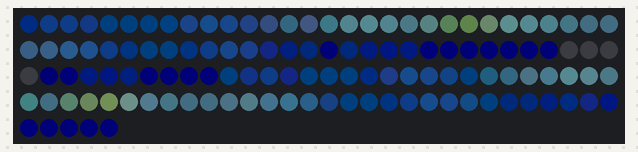
The sketch below on a simulated Arduino Uno, built with avr-gcc and run on an emulated ATmega328P. Parts: 125 RGB LEDs in strip order, left to right, continuing on the next row. Dim RGB values are drawn brighter than linear; random numbers use the default seed unless the sketch sets one.

Above: at 0.81 s.
At 3.34 s:
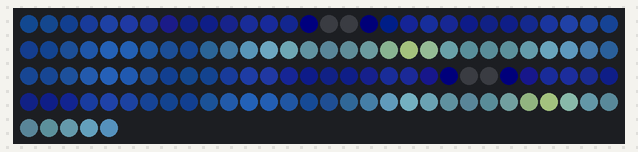
At 7.04 s:
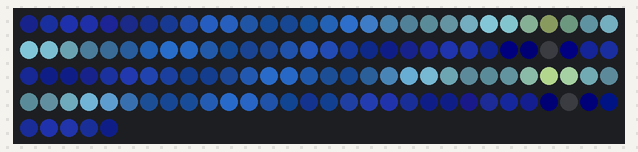
At 10.09 s:
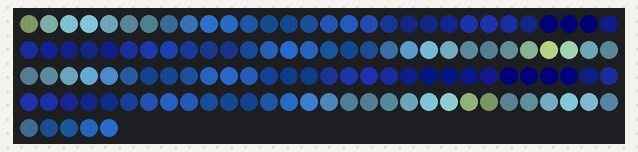
At 11.92 s:
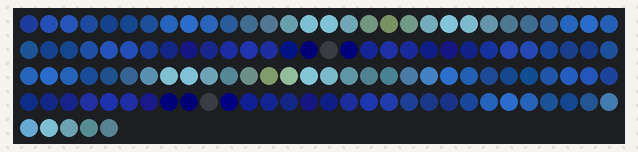
At 14.36 s:
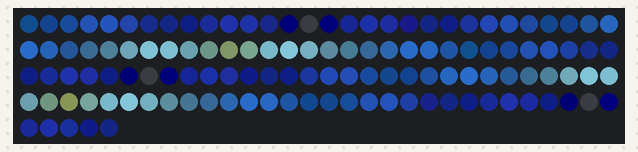

The sketch:

daphnefriendscarf.ino
```cpp
#include "FastLED.h"
#include "palettes.h"
#include "structs.h"


DeckSettings deckSettingsA;
DeckSettings deckSettingsB;
DeckSettings* deckSettingsAll[] = {&deckSettingsA, &deckSettingsB};

typedef void (*FP)(CRGB*, DeckSettings*);

// Use qsuba for smooth pixel colouring and qsubd for non-smooth pixel colouring
#define qsubd(x, b)  ((x>b)?b:0)                              // Digital unsigned subtraction macro. if result <0, then => 0. Otherwise, take on fixed value.
#define qsuba(x, b)  ((x>b)?x-b:0)                            // Analog Unsigned subtraction macro. if result <0, then => 0


#define NUM_LEDS 125
#define LEDS_PIN 3
#define LED_TYPE NEOPIXEL
#define UPDATES_PER_SECOND 60
#define MAX_SATURATION 255
#define BOOTUP_ANIM_DURATION_MS 5000
#define PATTERN_CHANGE_INTERVAL_MS 30000
#define PALETTE_CHANGE_INTERVAL_MS 30000
#define AUTO_CHANGE_PALETTE 1
#define AUTO_PATTERN_CHANGE true
#define GLOBAL_BRIGHTNESS 180

#define VJ_CROSSFADING_ENABLED 1
// make the crossfade take a long time to mix patterns up a lot and get interesting behavior
#define VJ_CROSSFADE_DURATION_MS 10000.0
#define VJ_NUM_DECKS 2
#define VJ_DECK_SWITCH_INTERVAL_MS 15000

/* crossfading global state */
CRGB masterOutput[NUM_LEDS];
CRGB deckA[NUM_LEDS];
CRGB deckB[NUM_LEDS];
float crossfadePosition = 1.0;  // 0.0 is deckA, 1.0 is deckB
int crossfadeDirection = (crossfadePosition == 1.0) ? -1 : 1; // start going B -> A
uint8_t crossfadeInProgress = 0;
unsigned long tLastCrossfade = 0;

unsigned long t_now;                // time now in each loop iteration
unsigned long t_boot;               // time at bootup

TBlendType currentBlending = LINEARBLEND;

#include "effects.h"

void randomPattern(DeckSettings* deck, DeckSettings* otherDeck) {
  uint8_t old = deck->pattern;
  while (deck->pattern == old || deck->pattern == otherDeck->pattern) {
    deck->pattern = random8(0, NUM_PATTERNS);
  }
  deck->tPatternStart = t_now;
}

void randomPalette(DeckSettings* deck, DeckSettings* otherDeck) {
  uint8_t old = deck->palette;
  while (deck->palette == old || deck->palette == otherDeck->palette) {
    deck->palette = random8(0, PALETTES_COUNT);
  }
  deck->currentPalette = palettes[deck->palette];
  deck->tPaletteStart = t_now;
}

// setup() runs once, when the device is first turned on.
void setup() {


  t_now = millis();
  t_boot = t_now;
  tLastCrossfade = t_now;

  deckSettingsA = {
    1,
    0.0,
    0,
    0,
    0,
    palettes[0],
    t_now,
    t_now,
  };
  deckSettingsB = {
    2,
    1.0,
    0,
    0,
    0,
    palettes[0],
    t_now,
    t_now,
  };
  randomPattern(&deckSettingsA, &deckSettingsB);
  randomPalette(&deckSettingsA, &deckSettingsB);
  randomPattern(&deckSettingsB, &deckSettingsA);
  randomPalette(&deckSettingsB, &deckSettingsA);

  // led controller, data pin, clock pin, RGB type (RGB is already defined in particle)
  FastLED.addLeds<LED_TYPE, LEDS_PIN>(masterOutput, NUM_LEDS);
  FastLED.setBrightness(GLOBAL_BRIGHTNESS);
  pattern_clear(masterOutput);
  pattern_clear(deckA);
  pattern_clear(deckB);
  FastLED.show();

}


void loop() {
  t_now = millis();

  // increment pattern every PATTERN_CHANGE_INTERVAL_MS, but not when a deck is active!
  if (AUTO_PATTERN_CHANGE) {
    if (t_now > deckSettingsA.tPatternStart + PATTERN_CHANGE_INTERVAL_MS && !crossfadeInProgress) {
      if (crossfadePosition == 1.0) {
        randomPattern(&deckSettingsA, &deckSettingsB);
      }
    }
    if (t_now > deckSettingsB.tPatternStart + PATTERN_CHANGE_INTERVAL_MS && !crossfadeInProgress) {
      if (crossfadePosition == 0.0) {
        randomPattern(&deckSettingsB, &deckSettingsA);
      }
    }
  }

  // increment palette every PALETTE_CHANGE_INTERVAL_MS, but not when crossfading!
  if (AUTO_CHANGE_PALETTE && !crossfadeInProgress) {
    for (int x = 0; x < VJ_NUM_DECKS ; x++) {
      int xOther = (x == 0) ? 1 : 0;
      DeckSettings* deck = deckSettingsAll[x];
      DeckSettings* otherdeck = deckSettingsAll[xOther];
      if ((deck->crossfadePositionActive != crossfadePosition) &&
          (deck->tPaletteStart + PALETTE_CHANGE_INTERVAL_MS < t_now)) {
        randomPalette(deck, otherdeck);
      }
    }
  }

  //if (t_boot + BOOTUP_ANIM_DURATION_MS > t_now) {
  //  // display a bootup pattern for a bit
  //  pattern_bootup(deckA, &deckSettingsA);
  //  for (int i = 0; i < NUM_LEDS; ++i) {
  //    deckB[i] = deckA[i];
  //  }
  //} else {
  // fill in patterns on both decks! we will crossfade master output later
  // NOTE: only render to a deck if its "visible" through the crossfader
  if ( !VJ_CROSSFADING_ENABLED || crossfadePosition < 1.0 ) {
    patternBank[deckSettingsA.pattern](deckA, &deckSettingsA);
  }
  if ( VJ_CROSSFADING_ENABLED && crossfadePosition > 0 ) {
    patternBank[deckSettingsB.pattern](deckB, &deckSettingsB);
  }
  //}

  // perform crossfading increment if we are mid pattern change
  if (VJ_CROSSFADING_ENABLED) {
    //Serial.printf("%d %d %d\n", t_now, tLastCrossfade + VJ_DECK_SWITCH_INTERVAL_MS, crossfadeInProgress);
    if (t_now > tLastCrossfade + VJ_DECK_SWITCH_INTERVAL_MS && !crossfadeInProgress) {
      // start switching between decks
      crossfadeInProgress = 1;
      tLastCrossfade = t_now;
    }
    if (crossfadeInProgress) {
      float step = (float)1.0 / (VJ_CROSSFADE_DURATION_MS / 1000.0 * UPDATES_PER_SECOND);
      // Serial.printf("fader increment %f %d\n", step, crossfadeDirection);
      crossfadePosition = crossfadePosition + crossfadeDirection * step;

      // is it time to change decks?
      // we are cut over to deck B, break this loop
      if (crossfadePosition > 1.0) {
        crossfadePosition = 1.0;
        crossfadeDirection = -1; // 1->0
        crossfadeInProgress = 0;
      }
      // we are cut over to deck B
      if (crossfadePosition < 0.0) {
        crossfadePosition = 0.0;
        crossfadeDirection = 1;  // 0->1
        crossfadeInProgress = 0;
      }
    }
  }

  // perform crossfading between deckA and deckB, by filling masterOutput
  // FIXME for now, lets just take a linear interpolation between deck a and b
  for (int i = 0; i < NUM_LEDS; ++i) {
    if (VJ_CROSSFADING_ENABLED) {
      masterOutput[i] = deckA[i].lerp8(deckB[i], fract8(255 * crossfadePosition));
    } else {
      masterOutput[i] = deckA[i];
    }
    if (t_now < + BOOTUP_ANIM_DURATION_MS) {
      // ramp intensity up slowly, so we fade in when turning on
      int8_t bri8 = (uint8_t)((t_now * 1.0) / BOOTUP_ANIM_DURATION_MS * 255.0);
      masterOutput[i] = masterOutput[i].fadeToBlackBy(255 - bri8);
    }
  }

  FastLED.setBrightness(GLOBAL_BRIGHTNESS);
  FastLED.show();
  delay(1000.0 / UPDATES_PER_SECOND);
}
```

effects.h
```cpp
/*vars for pattern_phase_shift_palette*/
int wave1 = 0;
void pattern_phase_shift_palette(CRGB* leds, DeckSettings* s) {
  // phase shift
  wave1 += 8;
  int phase2 = beatsin8(7, -64, 64);

  for (int k = 0; k < NUM_LEDS; k++) {
    int phase1 = sin8(3 * k + wave1 / 128);
    int colorIndex = cubicwave8((k) + phase1) / 2 + cos8((k * 3) + phase2) / 2;

    //int bri8 = cubicwave8(t_now/10.0 + k*10.0); // nice pulsy one direction intensity modulator
    // generate undulating intensity phases
    int bri8 = cubicwave8(t_now / 10.0 + cubicwave8(k * 10.0));

    leds[k] = ColorFromPalette(s->currentPalette, colorIndex, bri8, currentBlending);
  }
}

void  pattern_plasma(CRGB* leds, DeckSettings* s) {

  int thisPhase = beatsin8(6, -64, 64);
  int thatPhase = beatsin8(7, -64, 64);

  for (int k = 0; k < NUM_LEDS; k++) {

    int colorIndex = cubicwave8((k * 23) + thisPhase) / 2 + cos8((k * 15) + thatPhase) / 2;
    int thisBright = cubicwave8(t_now / 10.0 + k * 10.0); // nice pulsy one direction intensity modulator
    //int thisBright = qsuba(colorIndex, beatsin8(7,0,96));

    leds[k] = ColorFromPalette(s->currentPalette, colorIndex, thisBright, currentBlending);
  }
}

void pattern_slow_pulse(CRGB* leds, DeckSettings* s) {
  // pick a color, and pulse it
  //uint8_t cBrightness = beatsin8(20, 120, 255);
  uint8_t cHue = beatsin8(4, 0, 255);
  for ( int i = 0; i < NUM_LEDS; i++) {
    int thisBright = cubicwave8(t_now / 10.0 + i * 10.0); // nice pulsy one direction intensity modulator
    CHSV hsv_led = CHSV(cHue, 255, thisBright);
    CRGB rgb_led;
    hsv2rgb_rainbow(hsv_led, rgb_led);
    leds[i] = rgb_led;
  }
}

void pattern_cylon_eye(CRGB* leds, DeckSettings* s) {
  // cylon eye is 4 pixels wide, +/++ base index
  // we map a 60bpm(1s) cycle into 0..num leds-1
  uint8_t h = beatsin8(8, 0, 255);
  CHSV hsv_led = CHSV(h, 255, 255);
  CRGB rgb_led;
  hsv2rgb_rainbow(hsv_led, rgb_led);
  uint8_t mappedIndex = beatsin8(60, 0, NUM_LEDS - 1);
  for (int i = 0; i < NUM_LEDS; ++i) {
    if (mappedIndex == i) {
      leds[i] = rgb_led;
    } else if (addmod8(mappedIndex, 1, 255) == i) {
      leds[i] = rgb_led;
    } else if (addmod8(mappedIndex, 2, 255) == i) {
      leds[i] = rgb_led;
    } else if (addmod8(mappedIndex, 3, 255) == i) {
      leds[i] = rgb_led;
    } else {
      leds[i] = CRGB::Black;
    }
  }
}

void pattern_bootup(CRGB* leds, DeckSettings* s) {
  // ramp intensity up as we boot up. act like we are warming up
  float intensity = (t_now / BOOTUP_ANIM_DURATION_MS) * 255.0;
  uint8_t v = 255;
  if (intensity >= 255.0) {
    v = 255;
  }
  uint8_t baseHue = beatsin8(3, 0, 255);
  uint8_t iHue = 0;
  for (int i = 0; i < NUM_LEDS; ++i) {
    iHue = addmod8(baseHue, 1, 255);
    CHSV hsv_led = CHSV(iHue, 255, v);
    CRGB rgb_led;
    hsv2rgb_rainbow(hsv_led, rgb_led);
    leds[i] = rgb_led;
  }
}

// cycle a rainbow, varying how quickly it rolls around the board
void pattern_rainbow_waves(CRGB* leds, DeckSettings* s) {
  for (int i = 0; i < NUM_LEDS; ++i) {
    uint8_t h = (t_now / 12 + i) % 256;
    CHSV hsv_led = CHSV(h, 255, 255);
    CRGB rgb_led;
    hsv2rgb_rainbow(hsv_led, rgb_led);
    leds[i] = rgb_led;
  }
}

void pattern_clear(CRGB* leds) {
  for ( int i = 0; i < NUM_LEDS; i++) {
    leds[i] = CRGB::Black;
  }
}
void pattern_from_palette(CRGB* leds, DeckSettings* s) {
  uint8_t b = beatsin8(4, 0, 255);
  for ( int i = 0; i < NUM_LEDS; i++) {
    leds[i] = ColorFromPalette(s->currentPalette, s->animationIndex + i + b, 255, currentBlending);
  }
  // slow down progression by 1/3
  if (t_now % 3 == 0) {
    s->animationIndex = addmod8(s->animationIndex, 1, 255);
  }
}

void pattern_brake_light(CRGB* leds, DeckSettings* s) {
  for (int i = 0; i < NUM_LEDS; ++i) {
    leds[i] = CRGB::Red;
  }
}

// NOTE: lifted and tweaked from https://learn.adafruit.com/rainbow-chakra-led-hoodie/the-code
// This function draws color waves with an ever-changing,
// widely-varying set of parameters, using a color palette.
void pattern_palette_waves(CRGB* leds, DeckSettings* s) {
  uint8_t numleds = NUM_LEDS;
  static uint16_t sPseudotime = 0;
  static uint16_t sLastMillis = 0;
  static uint16_t sHue16 = 0;

  //uint8_t sat8 = beatsin88( 87, 220, 250);
  uint8_t brightdepth = beatsin88( 341, 96, 224);
  uint16_t brightnessthetainc16 = beatsin88( 203, (25 * 256), (40 * 256));
  uint8_t msmultiplier = beatsin88(147, 23, 60);

  uint16_t hue16 = sHue16;//gHue * 256;
  uint16_t hueinc16 = beatsin88(113, 300, 1500);

  uint16_t ms = millis();
  uint16_t deltams = ms - sLastMillis ;
  sLastMillis  = ms;
  sPseudotime += deltams * msmultiplier;
  sHue16 += deltams * beatsin88( 400, 5, 9);
  uint16_t brightnesstheta16 = sPseudotime;

  for ( uint16_t i = 0 ; i < numleds; i++) {
    hue16 += hueinc16;
    uint8_t hue8 = hue16 / 256;
    uint16_t h16_128 = hue16 >> 7;
    if ( h16_128 & 0x100) {
      hue8 = 255 - (h16_128 >> 1);
    } else {
      hue8 = h16_128 >> 1;
    }

    brightnesstheta16  += brightnessthetainc16;
    uint16_t b16 = sin16( brightnesstheta16  ) + 32768;

    uint16_t bri16 = (uint32_t)((uint32_t)b16 * (uint32_t)b16) / 65536;
    uint8_t bri8 = (uint32_t)(((uint32_t)bri16) * brightdepth) / 65536;
    bri8 += (255 - brightdepth);

    uint8_t index = hue8;
    index = scale8( index, 240);

    CRGB newcolor = ColorFromPalette(s->currentPalette, index, bri8);

    uint16_t pixelnumber = i;
    pixelnumber = (numleds - 1) - pixelnumber;

    nblend(leds[pixelnumber], newcolor, 128);
  }
}

/** update this with patterns you want to be cycled through **/
#define NUM_PATTERNS sizeof(patternBank) / sizeof(FP)
const FP patternBank[] = {
  &pattern_plasma,
  &pattern_plasma,
  //&pattern_from_palette,
  &pattern_phase_shift_palette,
  &pattern_phase_shift_palette,

  //&pattern_slow_pulse,
  &pattern_palette_waves,
  &pattern_palette_waves,
  //&pattern_rainbow_waves
};
```

palettes.h
```cpp
DEFINE_GRADIENT_PALETTE( Sunset_Real_gp ) {
  0, 120,  0,  0,
  22, 179, 22,  0,
  51, 255, 104,  0,
  85, 167, 22, 18,
  135, 100,  0, 103,
  198,  16,  0, 130,
  255,   0,  0, 160
};

// Gradient palette "bhw2_39_gp", originally from
// http://soliton.vm.bytemark.co.uk/pub/cpt-city/bhw/bhw2/tn/bhw2_39.png.index.html
// converted for FastLED with gammas (2.6, 2.2, 2.5)
// Size: 28 bytes of program space.

DEFINE_GRADIENT_PALETTE( bhw2_39_gp ) {
    0,   2,184,188,
   33,  56, 27,162,
   66,  56, 27,162,
  122, 255,255, 45,
  150, 227, 65,  6,
  201,  67, 13, 27,
  255,  16,  1, 53};


// Gradient palette "bhw2_39a_gp", originally from
// http://soliton.vm.bytemark.co.uk/pub/cpt-city/bhw/bhw2/tn/bhw2_39a.png.index.html
// converted for FastLED with gammas (2.6, 2.2, 2.5)
// Size: 28 bytes of program space.

DEFINE_GRADIENT_PALETTE( bhw2_39a_gp ) {
    0,   2,184,188,
   47,  17, 87,176,
   96,  56, 27,162,
  106,  56, 27,162,
  147,  56, 27,162,
  190, 133,109, 93,
  255, 255,255, 45};

// Gradient palette "bhw4_009_gp", originally from
// http://soliton.vm.bytemark.co.uk/pub/cpt-city/bhw/bhw4/tn/bhw4_009.png.index.html
// converted for FastLED with gammas (2.6, 2.2, 2.5)
// Size: 32 bytes of program space.

DEFINE_GRADIENT_PALETTE( bhw4_009_gp ) {
    0,  66,186,192,
   43,   1, 22, 71,
   79,   2,104,142,
  117,  66,186,192,
  147,   2,104,142,
  186,   1, 22, 71,
  224,   2,104,142,
  255,   4, 27, 28};

// Gradient palette "bhw4_051_gp", originally from
// http://soliton.vm.bytemark.co.uk/pub/cpt-city/bhw/bhw4/tn/bhw4_051.png.index.html
// converted for FastLED with gammas (2.6, 2.2, 2.5)
// Size: 36 bytes of program space.

DEFINE_GRADIENT_PALETTE( bhw4_051_gp ) {
    0,   1,  1,  4,
   28,  16, 24, 77,
   66,  35, 87,160,
  101, 125,187,205,
  127, 255,233, 13,
  145, 125,187,205,
  193,  28, 70,144,
  224,  14, 19, 62,
  255,   1,  1,  4};

// Gradient palette "b_gp", originally from
// http://soliton.vm.bytemark.co.uk/pub/cpt-city/ds9/tn/b.png.index.html
// converted for FastLED with gammas (2.6, 2.2, 2.5)
// Size: 20 bytes of program space.

DEFINE_GRADIENT_PALETTE( b_gp ) {
    0,   0,  0,  0,
   63,   0,  0,255,
  127, 255,  0,  0,
  191, 255,255,  0,
  255, 255,255,255};

// Gradient palette "bhw2_48_gp", originally from
// http://soliton.vm.bytemark.co.uk/pub/cpt-city/bhw/bhw2/tn/bhw2_48.png.index.html
// converted for FastLED with gammas (2.6, 2.2, 2.5)
// Size: 28 bytes of program space.

DEFINE_GRADIENT_PALETTE( bhw2_48_gp ) {
    0,   0,  0,  8,
   51,  20, 40,147,
   61,  15,117,115,
  109,  26,  3,186,
  163,  78, 43,205,
  211, 199, 17, 84,
  255,  27,  1, 10};

// Gradient palette "bhw2_50_gp", originally from
// http://soliton.vm.bytemark.co.uk/pub/cpt-city/bhw/bhw2/tn/bhw2_50.png.index.html
// converted for FastLED with gammas (2.6, 2.2, 2.5)
// Size: 20 bytes of program space.

DEFINE_GRADIENT_PALETTE( bhw2_50_gp ) {
    0,   8,  2, 23,
   84,  47,  7,102,
  138,  16, 46,147,
  173,   2,127,203,
  255,   1,  7, 11};


// for effects that are palette based
CRGBPalette16 palettes[] = {
  bhw2_39_gp,
  bhw4_051_gp,
  bhw2_50_gp,
  bhw4_009_gp,
  bhw2_48_gp,
  bhw2_39a_gp,
  b_gp,
};
#define PALETTES_COUNT (sizeof(palettes)/sizeof(*palettes))
```

structs.h
```cpp
struct DeckSettings {
  uint8_t label;
  float crossfadePositionActive;
  uint8_t pattern;
  uint8_t palette;
  uint8_t animationIndex;
  CRGBPalette16 currentPalette; // current color palette
  unsigned long tPatternStart;  // time last pattern changed
  unsigned long tPaletteStart;  // time last palette changed
} ;
```
